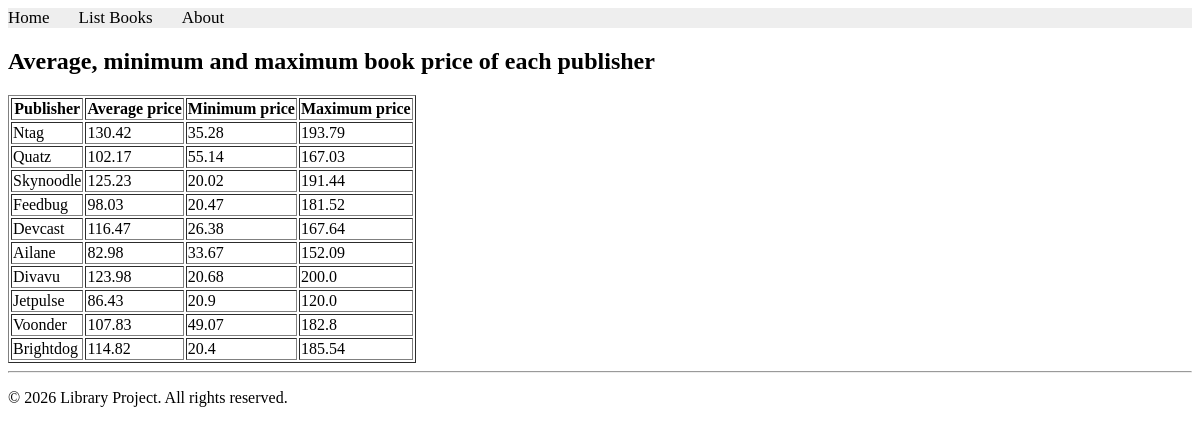
Screenshot of /books/lab9/task4 with the database file from the repository.
### apps/bookmodule/models.py (models this page shows)
class Publisher(models.Model):
    name = models.CharField(max_length=200)
    location = models.CharField(max_length=300)

### apps/bookmodule/views.py (the view)
# urls.py: path('lab9/task4', views.lab9_task4, name="books.lab9_task4"),
def lab9_task4(request):
    publishers = Publisher.objects.annotate(avg_price=Avg('book__price'), min_price=Min('book__price'), max_price=Max('book__price'))
    return render(request, 'bookmodule/lab9/task4.html', {'publishers': publishers})

### apps/templates/bookmodule/lab9/task4.html (shortened to what this page needs)
{% extends "layouts/base.html" %}
{% load static %}
{% block content %}
    <h2>Average, minimum and maximum book price of each publisher</h2>
    <table border="1">
        <tr>
            <th>Publisher</th>
            <th>Average price</th>
            <th>Minimum price</th>
            <th>Maximum price</th>
        </tr>
        {% for publisher in publishers %}
        <tr>
            <td>{{ publisher.name }}</td>
            <td>{{ publisher.avg_price|floatformat:2 }}</td>
            <td>{{ publisher.min_price }}</td>
            <td>{{ publisher.max_price }}</td>
        </tr>
        {% endfor %}
    </table>
{% endblock content %}

### rows the page displays
Publisher: name "Ntag", avg_price "130.42", min_price "35.28", max_price "193.79"
Publisher: name "Quatz", avg_price "102.17", min_price "55.14", max_price "167.03"
Publisher: name "Skynoodle", avg_price "125.23", min_price "20.02", max_price "191.44"
Publisher: name "Feedbug", avg_price "98.03", min_price "20.47", max_price "181.52"
Publisher: name "Devcast", avg_price "116.47", min_price "26.38", max_price "167.64"
Publisher: name "Ailane", avg_price "82.98", min_price "33.67", max_price "152.09"
Publisher: name "Divavu", avg_price "123.98", min_price "20.68", max_price "200.0"
Publisher: name "Jetpulse", avg_price "86.43", min_price "20.9", max_price "120.0"
Publisher: name "Voonder", avg_price "107.83", min_price "49.07", max_price "182.8"
Publisher: name "Brightdog", avg_price "114.82", min_price "20.4", max_price "185.54"
